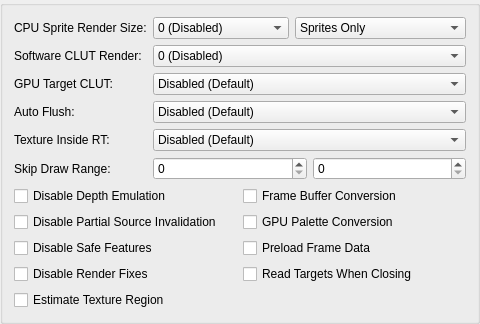
     <widget class="QGroupBox" name="hardwareFixesTab">
      <attribute name="title">
       <string>Hardware Fixes</string>
      </attribute>
      <layout class="QFormLayout" name="hardwareFixesLayout">
       <item row="1" column="0">
        <widget class="QLabel" name="label_36">
         <property name="text">
          <string>CPU Sprite Render Size:</string>
         </property>
        </widget>
       </item>
       <item row="1" column="1">
        <layout class="QHBoxLayout" name="horizontalLayout_5" stretch="1,0">
         <item>
          <widget class="QComboBox" name="cpuSpriteRenderBW">
           <item>
            <property name="text">
             <string>0 (Disabled)</string>
            </property>
           </item>
           <item>
            <property name="text">
             <string>1 (64 Max Width)</string>
            </property>
           </item>
           <item>
            <property name="text">
             <string>2 (128 Max Width)</string>
            </property>
           </item>
           <item>
            <property name="text">
             <string>3 (192 Max Width)</string>
            </property>
           </item>
           <item>
            <property name="text">
             <string>4 (256 Max Width)</string>
            </property>
           </item>
           <item>
            <property name="text">
             <string>5 (320 Max Width)</string>
            </property>
           </item>
           <item>
            <property name="text">
             <string>6 (384 Max Width)</string>
            </property>
           </item>
           <item>
            <property name="text">
             <string>7 (448 Max Width)</string>
            </property>
           </item>
           <item>
            <property name="text">
             <string>8 (512 Max Width)</string>
            </property>
           </item>
           <item>
            <property name="text">
             <string>9 (576 Max Width)</string>
            </property>
           </item>
           <item>
            <property name="text">
             <string>10 (640 Max Width)</string>
            </property>
           </item>
          </widget>
         </item>
         <item>
          <widget class="QComboBox" name="cpuSpriteRenderLevel">
           <item>
            <property name="text">
             <string>Sprites Only</string>
            </property>
           </item>
           <item>
            <property name="text">
             <string>Sprites/Triangles</string>
            </property>
           </item>
           <item>
            <property name="text">
             <string>Blended Sprites/Triangles</string>
            </property>
           </item>
          </widget>
         </item>
        </layout>
       </item>
       <item row="2" column="0">
        <widget class="QLabel" name="label_16">
         <property name="text">
          <string>Software CLUT Render:</string>
         </property>
        </widget>
       </item>
       <item row="2" column="1">
        <widget class="QComboBox" name="cpuCLUTRender">
         <property name="currentText">
          <string extracomment="0 (Disabled)">0 (Disabled)</string>
         </property>
         <property name="currentIndex">
          <number>0</number>
         </property>
         <item>
          <property name="text">
           <string>0 (Disabled)</string>
          </property>
         </item>
         <item>
          <property name="text">
           <string>1 (Normal)</string>
          </property>
         </item>
         <item>
          <property name="text">
           <string>2 (Aggressive)</string>
          </property>
         </item>
        </widget>
       </item>
       <item row="3" column="0">
        <widget class="QLabel" name="label_47">
         <property name="text">
          <string extracomment="CLUT: Color Look Up Table, often referred to as a palette in non-PS2 things.  GPU Target CLUT: GPU handling of when a game uses data from a render target as a CLUT.">GPU Target CLUT:</string>
         </property>
        </widget>
       </item>
       <item row="3" column="1">
        <widget class="QComboBox" name="gpuTargetCLUTMode">
         <item>
          <property name="text">
           <string>Disabled (Default)</string>
          </property>
         </item>
         <item>
          <property name="text">
           <string>Enabled (Exact Match)</string>
          </property>
         </item>
         <item>
          <property name="text">
           <string>Enabled (Check Inside Target)</string>
          </property>
         </item>
        </widget>
       </item>
       <item row="4" column="0">
        <widget class="QLabel" name="label_30">
         <property name="text">
          <string>Auto Flush:</string>
         </property>
        </widget>
       </item>
       <item row="4" column="1">
        <widget class="QComboBox" name="hwAutoFlush">
         <item>
          <property name="text">
           <string>Disabled (Default)</string>
          </property>
         </item>
         <item>
          <property name="text">
           <string>Enabled (Sprites Only)</string>
          </property>
         </item>
         <item>
          <property name="text">
           <string>Enabled (All Primitives)</string>
          </property>
         </item>
        </widget>
       </item>
       <item row="5" column="0">
        <widget class="QLabel" name="label_45">
         <property name="text">
          <string>Texture Inside RT:</string>
         </property>
        </widget>
       </item>
       <item row="5" column="1">
        <widget class="QComboBox" name="textureInsideRt">
         <item>
          <property name="text">
           <string>Disabled (Default)</string>
          </property>
         </item>
         <item>
          <property name="text">
           <string>Inside Target</string>
          </property>
         </item>
         <item>
          <property name="text">
           <string>Merge Targets</string>
          </property>
         </item>
        </widget>
       </item>
       <item row="6" column="0">
        <widget class="QLabel" name="label_12">
         <property name="text">
          <string>Skip Draw Range:</string>
         </property>
        </widget>
       </item>
       <item row="6" column="1">
        <layout class="QHBoxLayout" name="horizontalLayout">
         <item>
          <widget class="QSpinBox" name="skipDrawStart">
           <property name="maximum">
            <number>10000</number>
           </property>
          </widget>
         </item>
         <item>
          <widget class="QSpinBox" name="skipDrawEnd">
           <property name="maximum">
            <number>10000</number>
           </property>
          </widget>
         </item>
        </layout>
       </item>
       <item row="7" column="0" colspan="2">
        <layout class="QGridLayout" name="gridLayout">
         <item row="0" column="0">
          <widget class="QCheckBox" name="disableDepthEmulation">
           <property name="text">
            <string>Disable Depth Emulation</string>
           </property>
          </widget>
         </item>
         <item row="1" column="0">
          <widget class="QCheckBox" name="disablePartialInvalidation">
           <property name="text">
            <string>Disable Partial Source Invalidation</string>
           </property>
          </widget>
         </item>
         <item row="2" column="0">
          <widget class="QCheckBox" name="disableSafeFeatures">
           <property name="text">
            <string>Disable Safe Features</string>
           </property>
          </widget>
         </item>
         <item row="3" column="1">
          <widget class="QCheckBox" name="readTCOnClose">
           <property name="text">
            <string>Read Targets When Closing</string>
           </property>
          </widget>
         </item>
         <item row="2" column="1">
          <widget class="QCheckBox" name="preloadFrameData">
           <property name="text">
            <string>Preload Frame Data</string>
           </property>
          </widget>
         </item>
         <item row="1" column="1">
          <widget class="QCheckBox" name="gpuPaletteConversion">
           <property name="text">
            <string>GPU Palette Conversion</string>
           </property>
          </widget>
         </item>
         <item row="0" column="1">
          <widget class="QCheckBox" name="frameBufferConversion">
           <property name="text">
            <string>Frame Buffer Conversion</string>
           </property>
          </widget>
         </item>
         <item row="4" column="0">
          <widget class="QCheckBox" name="estimateTextureRegion">
           <property name="text">
            <string>Estimate Texture Region</string>
           </property>
          </widget>
         </item>
         <item row="3" column="0">
          <widget class="QCheckBox" name="disableRenderFixes">
           <property name="text">
            <string>Disable Render Fixes</string>
           </property>
          </widget>
         </item>
        </layout>
       </item>
      </layout>
     </widget>
